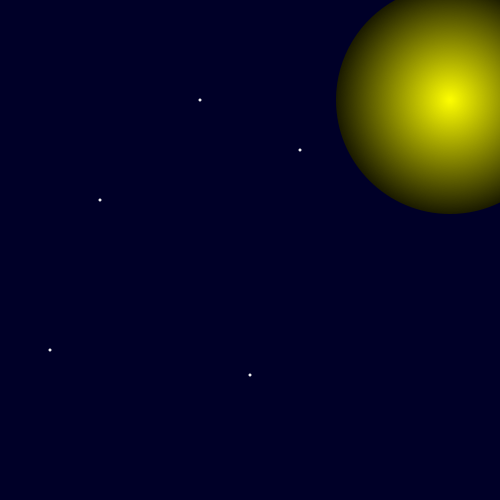
Frame 1 (no input)
Frame 60 (the mouse pressed at the canvas centre just before this capture): identical to frame 1, image omitted
Frame 120 (the mouse held since frame 60 and released just before this capture): identical to frame 1, image omitted

The Processing sketch that drew this single still picture (run headless with seeded random() and noise(); from frame 60 on, the mouse is pressed at the canvas centre):

// Processing sketch: processing_70961
// ── processing_70961.pde

/***********************
Assignment 02
Name: Meron Kasahun
E-mail: mkasahun@brynmawr.edu
Course: CS 110 - Section 001
Submitted: 9/18/12

This program simulates 3D outer space. A user will run the program
and will find a sun and some stars automatically generated. Clicks
generate either stars or planets, there is an 80% chance they will 
get a star and a 20% chance they will get a planet. Any key that
the user clicks will set them back to the original background.
************************/

void setup() {
  size(500, 500);
  drawBackground ();
  smooth ();
}

void draw () {
}

void keyPressed () {
  drawBackground();
}

void drawBackground(){
  //draw night sky with few stars and sun
  background(0, 0, 40);
  noStroke ();
  int i = 230;
  while (i>=1) {
    i-=2;
    fill (255-i,255-i,0);
    ellipse(450,100,i,i);
  }
  fill (240);
  ellipse (100,200, 3, 3);
  ellipse (200, 100, 3, 3);
  ellipse (300, 150, 3, 3);
  ellipse (50, 350, 3, 3);
  ellipse (250, 375, 3, 3);

}
//Randomize R,G,B and set random star diameters and planet diameters
void mousePressed () {
  float planetDiam = random (10, 50);
  float starDiam = random (2, 6);
  int r = int (random (0, 255) );
  int g =int ( random (0, 255) );
  int b = int (random (0, 255) );


  int randomNum = int (random (0, 100));


  if (mouseY<200) {
    //draw planet
    if (randomNum > 80) {
      noStroke ();
      int i =  int (random(10,50));
      while (i>=1) {
        i-=2;
        ellipseMode (CENTER);
        fill (r-2*i,g-2*i,b-2*i);
        ellipse (mouseX,mouseY,i/2,i/2);
  }
    }

    //draw star 
    else {
      fill(240);
      ellipse (mouseX, mouseY, starDiam/2, starDiam/2);
    }
  }

  else {
    //change all the diams
    //draw planet
    if (randomNum > 80) {
      noStroke ();
      int i =  int (random(10,50));
      while (i>=1) {
        i-=2;
        ellipseMode (CENTER);
        fill (r-2*i,g-2*i,b-2*i);
        ellipse (mouseX,mouseY,i,i);
        }
    }

    //draw star 
    else {
      fill(240);
      ellipse (mouseX, mouseY, starDiam, starDiam);
    }
  }
}
